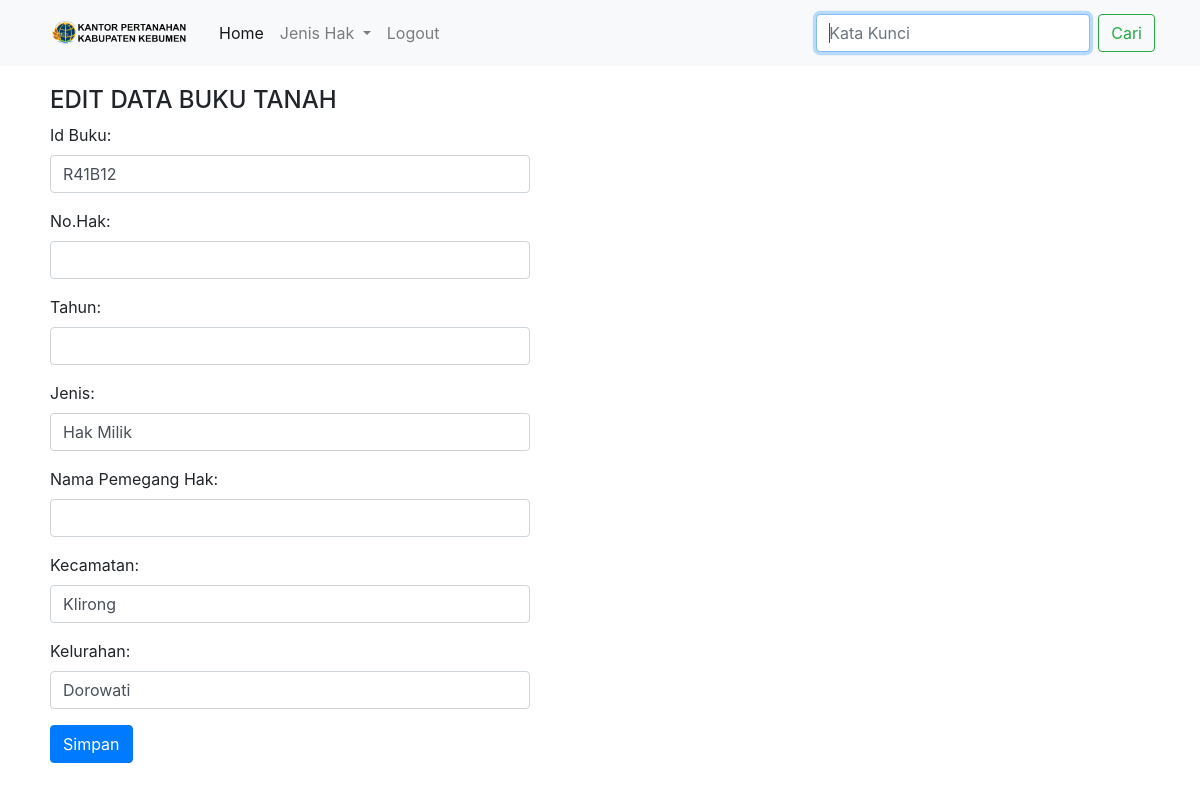
Page /editDHM.php?kode=R41B12 on the committed database.
### tables this page shows
CREATE TABLE `hakmilik` (
  `id` varchar(100) NOT NULL,
  `nh` varchar(100) NOT NULL,
  `jns` varchar(100) NOT NULL,
  `kec` varchar(100) NOT NULL,
  `kel` varchar(100) NOT NULL,
  `rak` varchar(100) NOT NULL,
  `bar` int(100) NOT NULL,
  `ban` varchar(100) NOT NULL
);

### editDHM.php (the view, shortened to what this page needs)
<!DOCTYPE html>
<html lang="en">
<head>
    <link rel="stylesheet" href="https://maxcdn.bootstrapcdn.com/bootstrap/4.0.0-beta/css/bootstrap.min.css"
>
    <link rel="stylesheet" href="style2.css">
</head>
<body>
    <nav class="navbar navbar-expand-lg navbar-light bg-light">
        <div class="container">
        <a class="navbar-brand" href="halaman_admin2.php"><img src="/BT/image/logo.png" width="150" height="40" class="d-inline-block align-top rounded-circle"
            alt=""></a>
        <div class="collapse navbar-collapse" id="navbarSupportedContent">
            <ul class="navbar-nav mr-auto">
                <li class="nav-item active">
                    <a class="nav-link" href="halaman_admin.php">Home <span class="sr-only">(current)</span></a>
                </li>
                <ul class="navbar-nav">
                <li class="nav-item dropdown">
                <a class="nav-link dropdown-toggle" href="#" id="navbarDarkDropdownMenuLink" role="button" data-bs-toggle="dropdown" aria-expanded="false">
                    Jenis Hak
                </a>
                </li>
            </ul>
                <li class="nav-item">
                    <a class="nav-link" href="logout.php">Logout</a>
                </li>
            </ul>
            <form action="" method="post" class="form-inline my-2 my-lg-0">
                <input class="form-control mr-sm-2" name="cari" type="text" placeholder="Kata Kunci" aria-label="Search" autofocus autocomplete="off">
                <button class="btn btn-outline-success my-2 my-sm-0" type="submit">Cari</button>
            </form>
        </div>
        </div>
    </nav>
	<?php
	require "koneksi.php";
	$id=$_GET['kode'];
	$sql="select * from hakmilik where id='$id'";
	$qry=mysqli_query($koneksi,$sql);
	$row=mysqli_fetch_assoc($qry);
	?>
	<div class="container1">
		<h4>EDIT DATA BUKU TANAH</h4>
		<div class="row">
		<div class="col-sm-9">
			<form enctype="multipart/form-data" method="post" action="simpanEHM.php">
				<div class="form-group">
					<label for="id">Id Buku:</label>
					<input class="form-control" type="text" name="id" id="id" value="<?php echo $row['id']?>" >
				</div>
				<div class="form-group">
					<label for="no_hak">No.Hak:</label>
					<input class="form-control" type="text" name="no_hak" id="no_hak" value="<?php echo $row['no_hak']?>" >
				</div>
				<div class="form-group">
					<label for="thn">Tahun:</label>
					<input class="form-control" type="text" name="thn" id="thn" value="<?php echo $row['thn']?>" >
				</div>
				<div class="form-group">
					<label for="jns">Jenis:</label>
					<input class="form-control" type="text" name="jns" id="jns" value="<?php echo $row['jns']?>">
				</div>
				<div class="form-group">
					<label for="npk">Nama Pemegang Hak:</label>
					<input class="form-control" type="text" name="npk" id="npk" value="<?php echo $row['npk']?>">
				</div>
				<div class="form-group">
					<label for="kec">Kecamatan:</label>
					<input class="form-control" type="text" name="kec" id="kec" value="<?php echo $row['kec']?>">
				</div>
				<div class="form-group">
					<label for="kel">Kelurahan:</label>
					<input class="form-control" type="text" name="kel" id="kel" value="<?php echo $row['kel']?>">
				</div>
				<div>
					<button class="btn btn-primary" type="submit" id="submit">Simpan</button>
				</div>
			</form>
		</div>
		</div>
	</div>
</body>
</html>

### style2.css (style rules this page uses)
.container1 { margin-top: 20px; margin-bottom: 20px; margin-left: 50px; margin-right: 500px; }
a { text-decoration:none; }

### rows in the picture
hakmilik: id "R41B12", jns "Hak Milik", kec "Klirong", kel "Dorowati"
